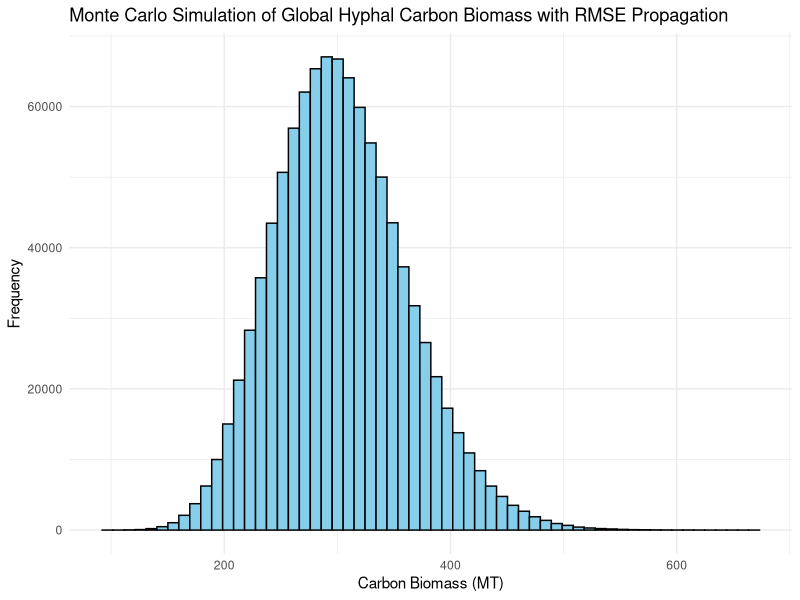

R code for this plot:
# =============================================================================
# Description:
# This script performs a Monte Carlo simulation to estimate uncertainty in
# global carbon biomass from hyphal networks. It uses a global mean and
# standard deviation of hyphal length (in km), simulates variation in hyphal
# radius, and calculates carbon mass (in megatons, MT). The results include
# a summary data frame of mean and SD estimates and a plot visualizing how
# hyphal radius variation affects global carbon biomass.
# =============================================================================

##### Load necessary libraries #####
library(dplyr)
library(purrr)
library(ggplot2)

set.seed(123) # For reproducibility

##### Define constants for Monte Carlo simulation #####
pi <- 3.1415
dry_mass_ratio <- 0.21
cell_density <- 1.1
carbon_ratio <- 0.5
mean_radius <- 2.75e-9    # in km (since hyphal length is in km)
sd_radius <- 2.1e-10     # in km
simulation_size <- 1e6   # Number of simulations

# Global hyphal length parameters (in km)
global_mean_length <- 1.1e17
global_sd_length <- global_mean_length*.118
RMSE <- 1.5e9

##### Monte Carlo Simulation Function with RMSE propagation #####
perform_monte_carlo_global <- function(mean_length, sd_length, RMSE, n) {
  
  # Random hyphal lengths (km), including RMSE error term
  lengths <- rnorm(n, mean_length, sd_length) + rnorm(n, 0, RMSE)
  
  # Random hyphal radii (km)
  radii <- rnorm(n, mean_radius, sd_radius)
  
  # Calculate carbon biomass
  volume_hyp <- lengths * (pi * radii^2)   # Volume in km^3
  
  carbon <- volume_hyp * (dry_mass_ratio * carbon_ratio * cell_density)
  carbon_mt <- carbon * 1000  # convert to Mt
  
  tibble(
    Simulation_Size = n,
    Mean_Carbon_MT = mean(carbon_mt, na.rm = TRUE),
    SD_Carbon_MT = sd(carbon_mt, na.rm = TRUE)
  )
}

##### Run the updated simulation #####
results_df <- perform_monte_carlo_global(
  mean_length = global_mean_length,
  sd_length = global_sd_length,
  RMSE = RMSE,
  n = simulation_size
)

print(results_df)


##### Histogram simulation with RMSE #####
carbon_samples <- {
  lengths <- rnorm(simulation_size, global_mean_length, global_sd_length) +
    rnorm(simulation_size, 0, RMSE)
  
  radii <- rnorm(simulation_size, mean_radius, sd_radius)
  
  volume_hyp <- lengths * (pi * radii^2)
  
  carbon <- volume_hyp * (dry_mass_ratio * carbon_ratio * cell_density)
  carbon * 1000
}

ggplot(data.frame(Carbon_MT = carbon_samples), aes(x = Carbon_MT)) +
  geom_histogram(bins = 60, fill = "skyblue", color = "black") +
  theme_minimal() +
  labs(
    title = "Monte Carlo Simulation of Global Hyphal Carbon Biomass with RMSE Propagation",
    x = "Carbon Biomass (MT)",
    y = "Frequency"
  )
